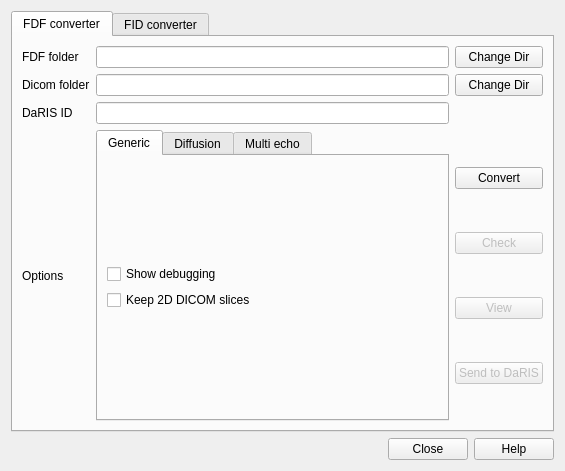
<?xml version="1.0" encoding="UTF-8"?>
<ui version="4.0">
 <class>Form</class>
 <widget class="QWidget" name="Form">
  <property name="geometry">
   <rect>
    <x>0</x>
    <y>0</y>
    <width>565</width>
    <height>471</height>
   </rect>
  </property>
  <property name="sizePolicy">
   <sizepolicy hsizetype="Expanding" vsizetype="Expanding">
    <horstretch>0</horstretch>
    <verstretch>0</verstretch>
   </sizepolicy>
  </property>
  <property name="windowTitle">
   <string>MBI's Agilent to Dicom converter application (1.2.1)</string>
  </property>
  <layout class="QVBoxLayout" name="verticalLayout">
   <item>
    <widget class="QTabWidget" name="tabWidget">
     <property name="mouseTracking">
      <bool>true</bool>
     </property>
     <property name="toolTip">
      <string>MBI's Agilent to Dicom application</string>
     </property>
     <property name="currentIndex">
      <number>0</number>
     </property>
     <widget class="QWidget" name="tab_fdf">
      <attribute name="title">
       <string>FDF converter</string>
      </attribute>
      <layout class="QVBoxLayout" name="verticalLayout_12">
       <item>
        <layout class="QGridLayout" name="gridLayout_4">
         <item row="3" column="1">
          <widget class="QLabel" name="label_12">
           <property name="text">
            <string>Options</string>
           </property>
          </widget>
         </item>
         <item row="0" column="4">
          <widget class="QPushButton" name="pushButton_changefdf">
           <property name="toolTip">
            <string>Change the FDF input directory</string>
           </property>
           <property name="text">
            <string>Change Dir</string>
           </property>
          </widget>
         </item>
         <item row="0" column="1">
          <widget class="QLabel" name="label_13">
           <property name="text">
            <string>FDF folder</string>
           </property>
          </widget>
         </item>
         <item row="1" column="1">
          <widget class="QLabel" name="label_16">
           <property name="text">
            <string>Dicom folder</string>
           </property>
          </widget>
         </item>
         <item row="2" column="1">
          <widget class="QLabel" name="label_17">
           <property name="text">
            <string>DaRIS ID</string>
           </property>
          </widget>
         </item>
         <item row="1" column="4">
          <widget class="QPushButton" name="pushButton_changedicom">
           <property name="toolTip">
            <string>Change the output DICOM directory.  Only do this if the automatic folder name is already taken.</string>
           </property>
           <property name="text">
            <string>Change Dir</string>
           </property>
          </widget>
         </item>
         <item row="2" column="3">
          <widget class="QLineEdit" name="lineEdit_darisid">
           <property name="toolTip">
            <string>DaRIS ID string should automatically update with new FDF folder</string>
           </property>
           <property name="layoutDirection">
            <enum>Qt::RightToLeft</enum>
           </property>
           <property name="alignment">
            <set>Qt::AlignRight|Qt::AlignTrailing|Qt::AlignVCenter</set>
           </property>
          </widget>
         </item>
         <item row="0" column="3">
          <widget class="QLineEdit" name="lineEdit_fdfpath">
           <property name="layoutDirection">
            <enum>Qt::RightToLeft</enum>
           </property>
           <property name="alignment">
            <set>Qt::AlignRight|Qt::AlignTrailing|Qt::AlignVCenter</set>
           </property>
          </widget>
         </item>
         <item row="1" column="3">
          <widget class="QLineEdit" name="lineEdit_dicompath">
           <property name="layoutDirection">
            <enum>Qt::RightToLeft</enum>
           </property>
           <property name="alignment">
            <set>Qt::AlignRight|Qt::AlignTrailing|Qt::AlignVCenter</set>
           </property>
          </widget>
         </item>
         <item row="5" column="3">
          <layout class="QHBoxLayout" name="horizontalLayout"/>
         </item>
         <item row="3" column="3">
          <widget class="QTabWidget" name="tab_fdfoptions">
           <property name="enabled">
            <bool>true</bool>
           </property>
           <property name="currentIndex">
            <number>0</number>
           </property>
           <widget class="QWidget" name="tab_generic">
            <attribute name="title">
             <string>Generic</string>
            </attribute>
            <layout class="QVBoxLayout" name="verticalLayout_11">
             <item>
              <layout class="QGridLayout" name="gridLayout_7">
               <item row="0" column="0">
                <widget class="QCheckBox" name="checkBox_debugging">
                 <property name="toolTip">
                  <string>Display more verbose infomration for debugging</string>
                 </property>
                 <property name="text">
                  <string>Show debugging</string>
                 </property>
                </widget>
               </item>
               <item row="1" column="0">
                <widget class="QCheckBox" name="checkBox_nodcmulti">
                 <property name="toolTip">
                  <string>Do not convert 2D slices to enhance DICOM format.  Some sequences may prefer this including ASL.</string>
                 </property>
                 <property name="text">
                  <string>Keep 2D DICOM slices</string>
                 </property>
                </widget>
               </item>
              </layout>
             </item>
            </layout>
           </widget>
           <widget class="QWidget" name="tab_diffusion">
            <property name="enabled">
             <bool>false</bool>
            </property>
            <attribute name="title">
             <string>Diffusion</string>
            </attribute>
            <layout class="QVBoxLayout" name="verticalLayout_13">
             <item>
              <layout class="QGridLayout" name="gridLayout_8">
               <item row="7" column="1">
                <layout class="QHBoxLayout" name="horizontalLayout_6" stretch="0,0">
                 <property name="spacing">
                  <number>5</number>
                 </property>
                 <property name="topMargin">
                  <number>5</number>
                 </property>
                 <property name="bottomMargin">
                  <number>5</number>
                 </property>
                 <item>
                  <widget class="QRadioButton" name="radioButton_bmatrixdiff">
                   <property name="text">
                    <string>Bmatrix</string>
                   </property>
                  </widget>
                 </item>
                 <item>
                  <widget class="QRadioButton" name="radioButton_directionaldiff">
                   <property name="text">
                    <string>Directional</string>
                   </property>
                  </widget>
                 </item>
                </layout>
               </item>
               <item row="7" column="0">
                <layout class="QHBoxLayout" name="horizontalLayout_7" stretch="0,0">
                 <property name="spacing">
                  <number>5</number>
                 </property>
                 <property name="topMargin">
                  <number>5</number>
                 </property>
                 <property name="bottomMargin">
                  <number>5</number>
                 </property>
                 <item>
                  <widget class="QLabel" name="label_18">
                   <property name="text">
                    <string>TextLabel</string>
                   </property>
                  </widget>
                 </item>
                 <item>
                  <widget class="QLineEdit" name="lineEdit_8"/>
                 </item>
                </layout>
               </item>
               <item row="0" column="0">
                <widget class="QCheckBox" name="checkBox_diffusion1">
                 <property name="text">
                  <string>Diffusion</string>
                 </property>
                </widget>
               </item>
              </layout>
             </item>
            </layout>
           </widget>
           <widget class="QWidget" name="tab_multiecho">
            <property name="enabled">
             <bool>false</bool>
            </property>
            <attribute name="title">
             <string>Multi echo</string>
            </attribute>
            <layout class="QVBoxLayout" name="verticalLayout_14">
             <item>
              <layout class="QGridLayout" name="gridLayout_10">
               <item row="6" column="0">
                <layout class="QHBoxLayout" name="horizontalLayout_12">
                 <property name="spacing">
                  <number>5</number>
                 </property>
                 <property name="topMargin">
                  <number>5</number>
                 </property>
                 <property name="bottomMargin">
                  <number>5</number>
                 </property>
                </layout>
               </item>
               <item row="6" column="1">
                <layout class="QHBoxLayout" name="horizontalLayout_13" stretch="0,0">
                 <property name="spacing">
                  <number>5</number>
                 </property>
                 <property name="topMargin">
                  <number>5</number>
                 </property>
                 <property name="bottomMargin">
                  <number>5</number>
                 </property>
                 <item>
                  <widget class="QLabel" name="label_21">
                   <property name="text">
                    <string>Echo Train List</string>
                   </property>
                  </widget>
                 </item>
                 <item>
                  <widget class="QLineEdit" name="lineEdit_13"/>
                 </item>
                </layout>
               </item>
               <item row="0" column="1">
                <widget class="QCheckBox" name="checkBox_8">
                 <property name="text">
                  <string>Multi-echo</string>
                 </property>
                </widget>
               </item>
              </layout>
             </item>
            </layout>
           </widget>
          </widget>
         </item>
         <item row="3" column="4">
          <layout class="QVBoxLayout" name="verticalLayout_4">
           <item>
            <widget class="QPushButton" name="pushButton_convert">
             <property name="toolTip">
              <string>Convert FDF folder to DICOM</string>
             </property>
             <property name="text">
              <string>Convert</string>
             </property>
            </widget>
           </item>
           <item>
            <widget class="QPushButton" name="pushButton_check">
             <property name="enabled">
              <bool>false</bool>
             </property>
             <property name="text">
              <string>Check</string>
             </property>
            </widget>
           </item>
           <item>
            <widget class="QPushButton" name="pushButton_view">
             <property name="enabled">
              <bool>false</bool>
             </property>
             <property name="text">
              <string>View</string>
             </property>
            </widget>
           </item>
           <item>
            <widget class="QPushButton" name="pushButton_send2daris">
             <property name="enabled">
              <bool>false</bool>
             </property>
             <property name="toolTip">
              <string>Send Dicom folder to DaRIS </string>
             </property>
             <property name="text">
              <string>Send to DaRIS</string>
             </property>
            </widget>
           </item>
          </layout>
         </item>
        </layout>
       </item>
      </layout>
     </widget>
     <widget class="QWidget" name="tab_fid_2">
      <attribute name="title">
       <string>FID converter</string>
      </attribute>
      <layout class="QVBoxLayout" name="verticalLayout_2">
       <item>
        <layout class="QGridLayout" name="gridLayout_11">
         <item row="2" column="1">
          <widget class="QLabel" name="label_22">
           <property name="text">
            <string>DaRIS ID</string>
           </property>
          </widget>
         </item>
         <item row="3" column="1">
          <widget class="QLabel" name="label_23">
           <property name="toolTip">
            <string>Smoothing filter options </string>
           </property>
           <property name="text">
            <string>Filter 
 Options</string>
           </property>
          </widget>
         </item>
         <item row="0" column="3">
          <widget class="QPushButton" name="pushButton_changefid">
           <property name="toolTip">
            <string>Change the input FID directory</string>
           </property>
           <property name="text">
            <string>Change Dir</string>
           </property>
          </widget>
         </item>
         <item row="0" column="1">
          <widget class="QLabel" name="label_24">
           <property name="text">
            <string>FID folder</string>
           </property>
          </widget>
         </item>
         <item row="1" column="1">
          <widget class="QLabel" name="label_27">
           <property name="text">
            <string>Dicom folder</string>
           </property>
          </widget>
         </item>
         <item row="1" column="3">
          <widget class="QPushButton" name="pushButton_changedicom2">
           <property name="toolTip">
            <string>Change the output DICOM directory.</string>
           </property>
           <property name="text">
            <string>Change Dir</string>
           </property>
          </widget>
         </item>
         <item row="2" column="2">
          <widget class="QLineEdit" name="lineEdit_darisid2">
           <property name="toolTip">
            <string>DaRIS ID generated from header information in FID procpar.  Do not edit unless you know what you are doing!</string>
           </property>
           <property name="layoutDirection">
            <enum>Qt::RightToLeft</enum>
           </property>
           <property name="alignment">
            <set>Qt::AlignRight|Qt::AlignTrailing|Qt::AlignVCenter</set>
           </property>
          </widget>
         </item>
         <item row="0" column="2">
          <widget class="QLineEdit" name="lineEdit_fidpath">
           <property name="toolTip">
            <string>FID directory. To change, use the change dir button.</string>
           </property>
           <property name="layoutDirection">
            <enum>Qt::RightToLeft</enum>
           </property>
           <property name="alignment">
            <set>Qt::AlignRight|Qt::AlignTrailing|Qt::AlignVCenter</set>
           </property>
          </widget>
         </item>
         <item row="1" column="2">
          <widget class="QLineEdit" name="lineEdit_dicompath2">
           <property name="toolTip">
            <string>Output dicom directory. Allow input FID directory to determine this path.  Otherwise use the change dir button.</string>
           </property>
           <property name="layoutDirection">
            <enum>Qt::RightToLeft</enum>
           </property>
           <property name="text">
            <string notr="true"/>
           </property>
           <property name="alignment">
            <set>Qt::AlignRight|Qt::AlignTrailing|Qt::AlignVCenter</set>
           </property>
          </widget>
         </item>
         <item row="3" column="3">
          <layout class="QVBoxLayout" name="verticalLayout_5">
           <item>
            <widget class="QPushButton" name="pushButton_convertfid">
             <property name="toolTip">
              <string>Run the fid2dcm script</string>
             </property>
             <property name="text">
              <string>Convert</string>
             </property>
            </widget>
           </item>
           <item>
            <widget class="QPushButton" name="pushButton_check2">
             <property name="enabled">
              <bool>false</bool>
             </property>
             <property name="toolTip">
              <string>Check the unfiltered reconstruction DICM</string>
             </property>
             <property name="text">
              <string>Check</string>
             </property>
            </widget>
           </item>
           <item>
            <widget class="QPushButton" name="pushButton_view2">
             <property name="enabled">
              <bool>false</bool>
             </property>
             <property name="toolTip">
              <string>View the filtered and unfiltered images</string>
             </property>
             <property name="text">
              <string>View</string>
             </property>
            </widget>
           </item>
           <item>
            <widget class="QPushButton" name="pushButton_send2daris2">
             <property name="enabled">
              <bool>false</bool>
             </property>
             <property name="toolTip">
              <string>Send DICOMs to Daris</string>
             </property>
             <property name="text">
              <string>Send to DaRIS</string>
             </property>
            </widget>
           </item>
          </layout>
         </item>
         <item row="3" column="2">
          <layout class="QVBoxLayout" name="verticalLayout_8">
           <item>
            <widget class="QTabWidget" name="tabWidget_3">
             <property name="enabled">
              <bool>true</bool>
             </property>
             <property name="toolTip">
              <string>Multidimensional median, Gaussian or Wiener  filters.</string>
             </property>
             <property name="currentIndex">
              <number>2</number>
             </property>
             <widget class="QWidget" name="tab_3">
              <attribute name="title">
               <string>Gaussian</string>
              </attribute>
              <layout class="QVBoxLayout" name="verticalLayout_6">
               <item>
                <layout class="QGridLayout" name="gridLayout_12">
                 <item row="1" column="1">
                  <layout class="QHBoxLayout" name="horizontalLayout_28">
                   <property name="spacing">
                    <number>5</number>
                   </property>
                   <property name="topMargin">
                    <number>5</number>
                   </property>
                   <property name="bottomMargin">
                    <number>5</number>
                   </property>
                  </layout>
                 </item>
                 <item row="2" column="0">
                  <layout class="QHBoxLayout" name="horizontalLayout_32" stretch="0,0,0">
                   <property name="spacing">
                    <number>5</number>
                   </property>
                   <property name="topMargin">
                    <number>5</number>
                   </property>
                   <property name="bottomMargin">
                    <number>5</number>
                   </property>
                   <item>
                    <widget class="QLabel" name="label_30">
                     <property name="toolTip">
                      <string>order : {0, 1, 2, 3} or sequence from same set, optional

    The order of the filter along each axis is given as a sequence of integers, or as a single number. An order of 0 corresponds to convolution with a Gaussian kernel. An order of 1, 2, or 3 corresponds to convolution with the first, second or third derivatives of a Gaussian. Higher order derivatives are not implemented
</string>
                     </property>
                     <property name="text">
                      <string>Order</string>
                     </property>
                    </widget>
                   </item>
                   <item>
                    <spacer name="horizontalSpacer_3">
                     <property name="orientation">
                      <enum>Qt::Horizontal</enum>
                     </property>
                     <property name="sizeHint" stdset="0">
                      <size>
                       <width>40</width>
                       <height>20</height>
                      </size>
                     </property>
                    </spacer>
                   </item>
                   <item>
                    <widget class="QLineEdit" name="lineEdit_gorder">
                     <property name="toolTip">
                      <string>order : {0, 1, 2, 3} or sequence from same set, optional

    The order of the filter along each axis is given as a sequence of integers, or as a single number. An order of 0 corresponds to convolution with a Gaussian kernel. An order of 1, 2, or 3 corresponds to convolution with the first, second or third derivatives of a Gaussian. Higher order derivatives are not implemented
</string>
                     </property>
                     <property name="text">
                      <string>0</string>
                     </property>
                     <property name="alignment">
                      <set>Qt::AlignRight|Qt::AlignTrailing|Qt::AlignVCenter</set>
                     </property>
                    </widget>
                   </item>
                  </layout>
                 </item>
                 <item row="1" column="0">
                  <layout class="QHBoxLayout" name="horizontalLayout_33" stretch="0,0,0">
                   <property name="spacing">
                    <number>5</number>
                   </property>
                   <property name="topMargin">
                    <number>5</number>
                   </property>
                   <property name="bottomMargin">
                    <number>5</number>
                   </property>
                   <item>
                    <widget class="QLabel" name="label_31">
                     <property name="toolTip">
                      <string>scalar or sequence of scalars

    Standard deviation for Gaussian kernel. The standard deviations of the Gaussian filter are given for each axis as a sequence, or as a single number, in which case it is equal for all axes.</string>
                     </property>
                     <property name="text">
                      <string>Sigma</string>
                     </property>
                    </widget>
                   </item>
                   <item>
                    <spacer name="horizontalSpacer_8">
                     <property name="orientation">
                      <enum>Qt::Horizontal</enum>
                     </property>
                     <property name="sizeHint" stdset="0">
                      <size>
                       <width>40</width>
                       <height>20</height>
                      </size>
                     </property>
                    </spacer>
                   </item>
                   <item>
                    <widget class="QLineEdit" name="lineEdit_gsigma">
                     <property name="toolTip">
                      <string>scalar or sequence of scalars

    Standard deviation for Gaussian kernel. The standard deviations of the Gaussian filter are given for each axis as a sequence, or as a single number, in which case it is equal for all axes.</string>
                     </property>
                     <property name="layoutDirection">
                      <enum>Qt::RightToLeft</enum>
                     </property>
                     <property name="text">
                      <string>0.707</string>
                     </property>
                     <property name="alignment">
                      <set>Qt::AlignRight|Qt::AlignTrailing|Qt::AlignVCenter</set>
                     </property>
                    </widget>
                   </item>
                  </layout>
                 </item>
                 <item row="0" column="0">
                  <widget class="QCheckBox" name="checkBox_gaussian">
                   <property name="toolTip">
                    <string> scipy.ndimage.filters.gaussian_filter(input, sigma, order=0, output=None, mode='reflect', cval=0.0, truncate=4.0)[source]

    Multidimensional Gaussian filter.</string>
                   </property>
                   <property name="text">
                    <string>Use Gaussian Filter</string>
                   </property>
                  </widget>
                 </item>
                 <item row="3" column="0">
                  <layout class="QHBoxLayout" name="horizontalLayout_34" stretch="0,0,0,0,0">
                   <property name="spacing">
                    <number>5</number>
                   </property>
                   <property name="topMargin">
                    <number>5</number>
                   </property>
                   <property name="bottomMargin">
                    <number>5</number>
                   </property>
                   <item>
                    <widget class="QLabel" name="label_32">
                     <property name="toolTip">
                      <string>scalar or sequence of scalars

    Standard deviation for Gaussian kernel. The standard deviations of the Gaussian filter are given for each axis as a sequence, or as a single number, in which case it is equal for all axes.</string>
                     </property>
                     <property name="text">
                      <string>Mode:</string>
                     </property>
                    </widget>
                   </item>
                   <item>
                    <widget class="QRadioButton" name="nearest">
                     <property name="text">
                      <string>Nearest</string>
                     </property>
                     <property name="checked">
                      <bool>true</bool>
                     </property>
                    </widget>
                   </item>
                   <item>
                    <widget class="QRadioButton" name="reflect">
                     <property name="text">
                      <string>Reflect</string>
                     </property>
                    </widget>
                   </item>
                   <item>
                    <widget class="QRadioButton" name="wrap">
                     <property name="text">
                      <string>Wrap</string>
                     </property>
                    </widget>
                   </item>
                   <item>
                    <spacer name="horizontalSpacer_9">
                     <property name="orientation">
                      <enum>Qt::Horizontal</enum>
                     </property>
                     <property name="sizeHint" stdset="0">
                      <size>
                       <width>40</width>
                       <height>20</height>
                      </size>
                     </property>
                    </spacer>
                   </item>
                  </layout>
                 </item>
                </layout>
               </item>
              </layout>
             </widget>
             <widget class="QWidget" name="tab_4">
              <attribute name="title">
               <string>Median</string>
              </attribute>
              <layout class="QVBoxLayout" name="verticalLayout_7">
               <item>
                <layout class="QVBoxLayout" name="verticalLayout_9">
                 <item>
                  <widget class="QCheckBox" name="checkBox_median">
                   <property name="toolTip">
                    <string>NOT IN USE:
scipy.ndimage.filters.median_filter¶

scipy.ndimage.filters.median_filter(input, size=None, footprint=None, output=None, mode='reflect', cval=0.0, origin=0)[source]

    Calculates a multidimensional median filter.</string>
                   </property>
                   <property name="text">
                    <string>Use Median Filter</string>
                   </property>
                  </widget>
                 </item>
                 <item>
                  <layout class="QHBoxLayout" name="horizontalLayout_41">
                   <item>
                    <widget class="QLabel" name="label_33">
                     <property name="toolTip">
                      <string>     

size : scalar or tuple, optional

    See footprint, below

footprint : array, optional

    Either size or footprint must be defined. size gives the shape that is taken from the input array, at every element position,
 to define the input to the filter function. footprint is a boolean array that specifies (implicitly) a shape,
 but also which of the elements within this shape will get passed to the filter function. Thus size=(n,m) is equivalent to footprint=np.ones((n,m)).
 We adjust size to the number of dimensions of the input array, so that, if the input array is shape (10,10,10),
 and size is 2, then the actual size used is (2,2,2).
</string>
                     </property>
                     <property name="text">
                      <string>Window Size(s)</string>
                     </property>
                    </widget>
                   </item>
                   <item>
                    <spacer name="horizontalSpacer_10">
                     <property name="orientation">
                      <enum>Qt::Horizontal</enum>
                     </property>
                     <property name="sizeHint" stdset="0">
                      <size>
                       <width>40</width>
                       <height>20</height>
                      </size>
                     </property>
                    </spacer>
                   </item>
                   <item>
                    <widget class="QLineEdit" name="lineEdit_median_size">
                     <property name="toolTip">
                      <string>     

size : scalar or tuple, optional

    See footprint, below

footprint : array, optional

    Either size or footprint must be defined. size gives the shape that is taken from the input array, at every element position,
 to define the input to the filter function. footprint is a boolean array that specifies (implicitly) a shape,
 but also which of the elements within this shape will get passed to the filter function. Thus size=(n,m) is equivalent to footprint=np.ones((n,m)).
 We adjust size to the number of dimensions of the input array, so that, if the input array is shape (10,10,10),
 and size is 2, then the actual size used is (2,2,2).
</string>
                     </property>
                     <property name="layoutDirection">
                      <enum>Qt::RightToLeft</enum>
                     </property>
                     <property name="text">
                      <string>5</string>
                     </property>
                     <property name="alignment">
                      <set>Qt::AlignRight|Qt::AlignTrailing|Qt::AlignVCenter</set>
                     </property>
                    </widget>
                   </item>
                  </layout>
                 </item>
                </layout>
               </item>
              </layout>
             </widget>
             <widget class="QWidget" name="tab_8">
              <property name="enabled">
               <bool>true</bool>
              </property>
              <attribute name="title">
               <string>Wiener</string>
              </attribute>
              <layout class="QVBoxLayout" name="verticalLayout_3">
               <item>
                <layout class="QVBoxLayout" name="verticalLayout_10">
                 <item>
                  <widget class="QCheckBox" name="checkBox_wiener">
                   <property name="enabled">
                    <bool>true</bool>
                   </property>
                   <property name="toolTip">
                    <string>NOT ENABLED - Speak to MBI Imaging Team

scipy.signal.wiener(im, mysize=None, noise=None)

    Perform a Wiener filter on an N-dimensional array.

    Apply a Wiener filter to the N-dimensional array im.</string>
                   </property>
                   <property name="text">
                    <string>Use Wiener Filter</string>
                   </property>
                  </widget>
                 </item>
                 <item>
                  <layout class="QHBoxLayout" name="horizontalLayout_42">
                   <item>
                    <widget class="QLabel" name="label_34">
                     <property name="enabled">
                      <bool>true</bool>
                     </property>
                     <property name="toolTip">
                      <string>mysize : int or arraylike, optional

    A scalar or an N-length list giving the size of the Wiener filter window in each dimension. Elements of mysize should be odd. If mysize is a scalar, then this scalar is used as the size in each dimension.
</string>
                     </property>
                     <property name="text">
                      <string> Window Size(s)</string>
                     </property>
                    </widget>
                   </item>
                   <item>
                    <spacer name="horizontalSpacer_11">
                     <property name="orientation">
                      <enum>Qt::Horizontal</enum>
                     </property>
                     <property name="sizeHint" stdset="0">
                      <size>
                       <width>40</width>
                       <height>20</height>
                      </size>
                     </property>
                    </spacer>
                   </item>
                   <item>
                    <widget class="QLineEdit" name="lineEdit_wiener_size">
                     <property name="enabled">
                      <bool>true</bool>
                     </property>
                     <property name="toolTip">
                      <string>mysize : int or arraylike, optional

    A scalar or an N-length list giving the size of the Wiener filter window in each dimension. Elements of mysize should be odd. If mysize is a scalar, then this scalar is used as the size in each dimension.
</string>
                     </property>
                     <property name="layoutDirection">
                      <enum>Qt::RightToLeft</enum>
                     </property>
                     <property name="text">
                      <string>5</string>
                     </property>
                     <property name="alignment">
                      <set>Qt::AlignRight|Qt::AlignTrailing|Qt::AlignVCenter</set>
                     </property>
                    </widget>
                   </item>
                  </layout>
                 </item>
                 <item>
                  <layout class="QHBoxLayout" name="horizontalLayout_43">
                   <item>
                    <widget class="QLabel" name="label_35">
                     <property name="enabled">
                      <bool>true</bool>
                     </property>
                     <property name="toolTip">
                      <string>&lt;html&gt;&lt;head/&gt;&lt;body&gt;&lt;p&gt;noise: Estimation of noise, Set to 0 for local variance to be used.&lt;/p&gt;&lt;/body&gt;&lt;/html&gt;</string>
                     </property>
                     <property name="text">
                      <string>Noise (Est. variance)</string>
                     </property>
                    </widget>
                   </item>
                   <item>
                    <spacer name="horizontalSpacer_12">
                     <property name="orientation">
                      <enum>Qt::Horizontal</enum>
                     </property>
                     <property name="sizeHint" stdset="0">
                      <size>
                       <width>40</width>
                       <height>20</height>
                      </size>
                     </property>
                    </spacer>
                   </item>
                   <item>
                    <widget class="QLineEdit" name="lineEdit_wiener_noise">
                     <property name="enabled">
                      <bool>true</bool>
                     </property>
                     <property name="toolTip">
                      <string>mysize : int or arraylike, optional

    A scalar or an N-length list giving the size of the Wiener filter window in each dimension. Elements of mysize should be odd. If mysize is a scalar, then this scalar is used as the size in each dimension.
</string>
                     </property>
                     <property name="layoutDirection">
                      <enum>Qt::RightToLeft</enum>
                     </property>
                     <property name="text">
                      <string>0</string>
                     </property>
                     <property name="alignment">
                      <set>Qt::AlignRight|Qt::AlignTrailing|Qt::AlignVCenter</set>
                     </property>
                    </widget>
                   </item>
                  </layout>
                 </item>
                </layout>
               </item>
              </layout>
             </widget>
            </widget>
           </item>
           <item>
            <widget class="QLabel" name="label_36">
             <property name="text">
              <string>Outputs of Filter</string>
             </property>
            </widget>
           </item>
           <item>
            <layout class="QHBoxLayout" name="horizontalLayout_35">
             <item>
              <widget class="QCheckBox" name="checkBox_magn">
               <property name="enabled">
                <bool>true</bool>
               </property>
               <property name="toolTip">
                <string>Save the magnitude of the complex filtered image</string>
               </property>
               <property name="text">
                <string>Save Magnitude</string>
               </property>
               <property name="checkable">
                <bool>true</bool>
               </property>
               <property name="checked">
                <bool>true</bool>
               </property>
              </widget>
             </item>
             <item>
              <widget class="QCheckBox" name="checkBox_pha">
               <property name="toolTip">
                <string>Save the phase of the complex filtered image to &quot;&lt;outputpath&gt;-&lt;filtertype&gt;-pha.dcm&quot;</string>
               </property>
               <property name="text">
                <string>Save Phase</string>
               </property>
              </widget>
             </item>
            </layout>
           </item>
           <item>
            <layout class="QHBoxLayout" name="horizontalLayout_36">
             <item>
              <widget class="QCheckBox" name="checkBox_reimag">
               <property name="toolTip">
                <string>Save the real and imaginary components of the complex filtered image to &quot;&lt;outputpath&gt;-&lt;filtertype&gt;-&lt;real or imag&gt;.dcm&quot;</string>
               </property>
               <property name="text">
                <string>Save REAL and IMAG</string>
               </property>
              </widget>
             </item>
             <item>
              <widget class="QCheckBox" name="checkBox_ksp">
               <property name="toolTip">
                <string>Save k space data to MATLAB mat file.</string>
               </property>
               <property name="text">
                <string>Save K space data</string>
               </property>
              </widget>
             </item>
            </layout>
           </item>
          </layout>
         </item>
        </layout>
       </item>
      </layout>
     </widget>
    </widget>
   </item>
   <item>
    <widget class="QDialogButtonBox" name="buttonBox">
     <property name="orientation">
      <enum>Qt::Horizontal</enum>
     </property>
     <property name="standardButtons">
      <set>QDialogButtonBox::Close|QDialogButtonBox::Help</set>
     </property>
    </widget>
   </item>
  </layout>
 </widget>
 <resources/>
 <connections/>
</ui>
